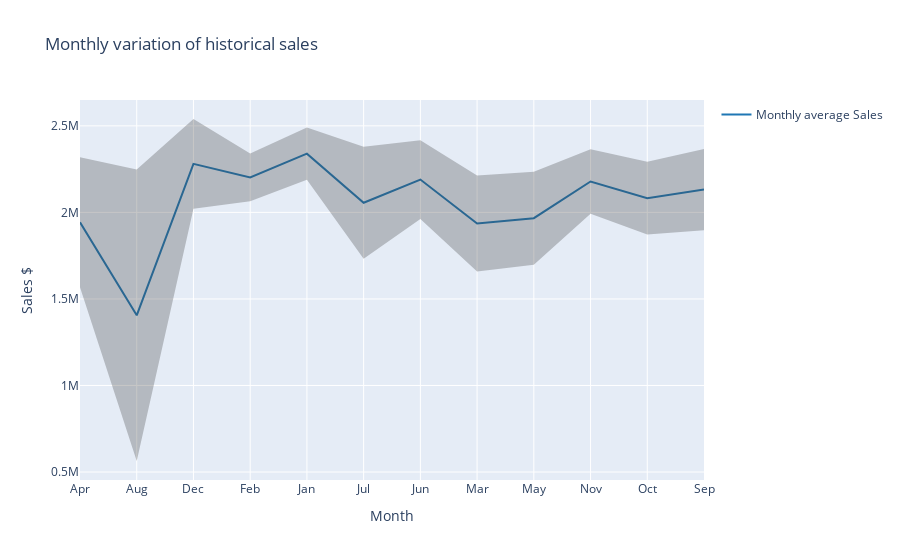

Notebook code for this chart:
### Code cell
x='Month'
y1='month_AvgSales'
y2='Sales UB'
y3='Sales LB'
xlabel="Month"
ylabel="Sales $"
ttl='Monthly variation of historical sales'
tserrorbounds(df02[df02['State']=='VIC'],x,y1,y2,y3,xlabel,ylabel,ttl)

### Figure 1 — Plotly figure (JSON) as saved in the notebook; plotly's stock layout.template omitted (floating-point values rounded to 4 significant figures)
{"data": [{"line": {"color": "rgb(31, 119, 180)"}, "mode": "lines", "name": "Monthly average Sales", "type": "scatter", "x": ["Apr", "Aug", "Dec", "Feb", "Jan", "Jul", "Jun", "Mar", "May", "Nov", "Oct", "Sep"], "y": [1943000.0, 1405000.0, 2281000.0, 2202000.0, 2340000.0, 2056000.0, 2190000.0, 1936000.0, 1967000.0, 2179000.0, 2082000.0, 2132000.0]}, {"line": {"width": 0}, "marker": {"color": "#444"}, "mode": "lines", "name": "Upper Bound", "showlegend": false, "type": "scatter", "x": ["Apr", "Aug", "Dec", "Feb", "Jan", "Jul", "Jun", "Mar", "May", "Nov", "Oct", "Sep"], "y": [2318000.0, 2247000.0, 2540000.0, 2340000.0, 2491000.0, 2379000.0, 2417000.0, 2213000.0, 2235000.0, 2365000.0, 2293000.0, 2366000.0]}, {"fill": "tonexty", "fillcolor": "rgba(68, 68, 68, 0.3)", "line": {"width": 0}, "marker": {"color": "#444"}, "mode": "lines", "name": "Lower Bound", "showlegend": false, "type": "scatter", "x": ["Apr", "Aug", "Dec", "Feb", "Jan", "Jul", "Jun", "Mar", "May", "Nov", "Oct", "Sep"], "y": [1567000.0, 563700.0, 2022000.0, 2064000.0, 2188000.0, 1732000.0, 1962000.0, 1659000.0, 1698000.0, 1992000.0, 1872000.0, 1897000.0]}], "layout": {"hovermode": "x", "title": {"text": "Monthly variation of historical sales"}, "xaxis": {"title": {"text": "Month"}}, "yaxis": {"title": {"text": "Sales $"}}}}
